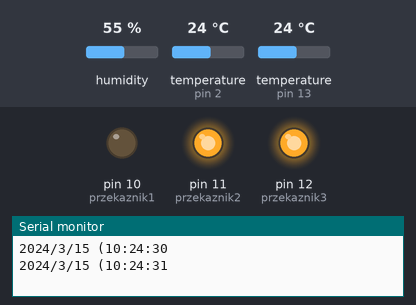
The sketch below on a simulated Arduino Uno, built with avr-gcc and run on an emulated ATmega328P. Parts: output pins drawn as LEDs (lit = HIGH), the last lines printed to the serial monitor. The inputs (shaded band) are chosen by the test bench; at power-on: temperature (sensors on pin 2, pin 13) 24 °C, humidity 55 %. The local clock reads 2024-03-15 10:24:30 at power-on unless the sketch sets it.

Above: at 2.5 s.
2.6 s: temperature (sensor on pin 2) set to 41.2 °C
4.7 s: temperature (sensor on pin 2) set to 42.7 °C
At 5.8 s:
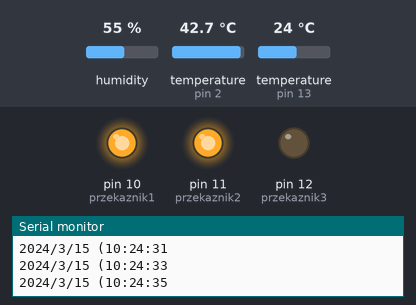
6.8 s: temperature (sensor on pin 2) set to 33.6 °C
8.3 s: temperature (sensor on pin 2) set to 32.1 °C
At 9.3 s:
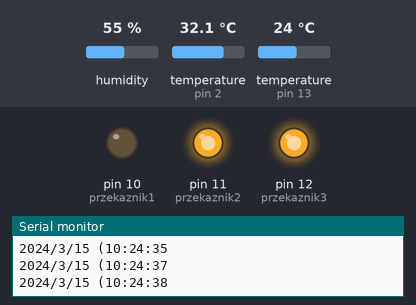
10.4 s: temperature (sensor on pin 2) set to 43 °C
At 11.1 s:
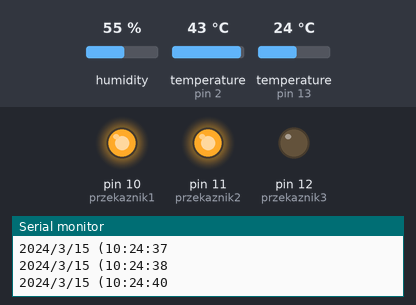
Timing chart, 0 to 13.2 s (numbered marks = the images above; inputs shaded):
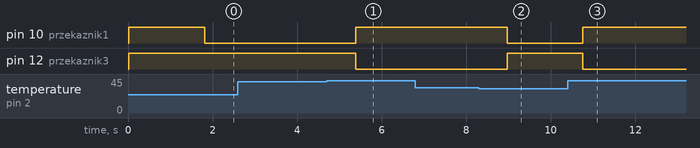

Measured:
- the behaviour switches between 41.9 and 42 °C on temperature (sensor on pin 2) (found by bisection; images 0 and 1)
- the behaviour switches between 33 and 32.9 °C on temperature (sensor on pin 2) (found by bisection; images 1 and 2)
- after the input at 4.7 s, pin 10 (przekaznik1): LOW → HIGH after 0.69 s; pin 12 (przekaznik3): HIGH → LOW after 0.69 s
- after the input at 8.3 s, pin 10 (przekaznik1): HIGH → LOW after 0.67 s; pin 12 (przekaznik3): LOW → HIGH after 0.67 s
- after the input at 10.4 s, pin 10 (przekaznik1): LOW → HIGH after 0.35 s; pin 12 (przekaznik3): HIGH → LOW after 0.35 s

The sketch:

terrarium.ino
```cpp
#include <Wire.h>
#include "RTClib.h"
#include "DHT.h"
#include <OneWire.h>
#include <DallasTemperature.h>
#include <DS1307RTC.h>
#include <Time.h>
#include <Wire.h>
#include "RTClib.h"
#include <LiquidCrystal.h>

 tmElements_t tm;
#define DHTPIN 13
#define DHTTYPE DHT22   // DHT 22
LiquidCrystal lcd(3,4,5,6,7,8);
RTC_DS1307 rtc;

DHT dht(DHTPIN, DHTTYPE);
int przekaznik1 = 10;                        //przekaznik1 pin 10
int przekaznik2 = 11;                        //przekaznik2 pin 11
int przekaznik3 = 12;
int przekaznik4 = 9;
int one_wire = 2;                            //Transmisja 1-Wire pini 8

OneWire oneWire(one_wire);                   //transmisja 1-Wire na pinie 8
DallasTemperature sensors(&oneWire);         //1-Wire

void setup() {

  Serial.begin(9600);
  Wire.begin();

  rtc.begin();

  if (! rtc.isrunning())
  {
    Serial.println("RTC is NOT running!");
  }

 sensors.begin();
 pinMode(przekaznik3, OUTPUT);               //przekaznik3 jako wyjście
 pinMode(przekaznik1, OUTPUT);               //przekaznik1 jako wyjście
 pinMode(przekaznik2, OUTPUT);               //przekaznik2 jako wyjście
 digitalWrite(przekaznik3, HIGH);            //stan początkowy przekaznika1 wysoki
 digitalWrite(przekaznik1, HIGH);            //stan początkowy przekaznika2 wysoki
 digitalWrite(przekaznik2, HIGH);            //stan początkowy przekaznika2 wysoki
}

void loop() {

  DateTime now = rtc.now();

  Serial.print(now.year(), DEC);
    Serial.print('/');
    Serial.print(now.month(), DEC);
    Serial.print('/');
    Serial.print(now.day(), DEC);
    Serial.print(" (");
    Serial.print(now.hour(), DEC);
    Serial.print(':');
    Serial.print(now.minute(), DEC);
    Serial.print(':');
    Serial.print(now.second(), DEC);
    Serial.println();
    Serial.println();
    delay(1000);
    sensors.requestTemperatures();     //odczyt temperatury z czujnika

 float h = dht.readHumidity();
 float t = dht.readTemperature();
 float w = sensors.getTempCByIndex(0);

 //Sterowanie modułem przekaźników

   if(sensors.getTempCByIndex(0) >= 42)      {
     digitalWrite(przekaznik3, LOW);           //włącz przekaźnik1 - LED
     digitalWrite(przekaznik1, HIGH);          //wyłącz przekaźnik2 - LAMPKA GRZEWCZA
  }

  else if (sensors.getTempCByIndex(0) < 33)    {
     digitalWrite(przekaznik3, HIGH);          //wyłącz przekaźnik1- LED
     digitalWrite(przekaznik1, LOW);           //włącz przekaźnik2 - LAMPKA GRZEWCZA
  }

    if (now.hour() == 10 & now.minute() == 30 & now.second() == 0){
      digitalWrite(przekaznik2, LOW);
    }

    else if (now.hour() == 18 & now.minute() == 00 & now.second() == 0){
      digitalWrite(przekaznik2, HIGH);
    }

}
```
